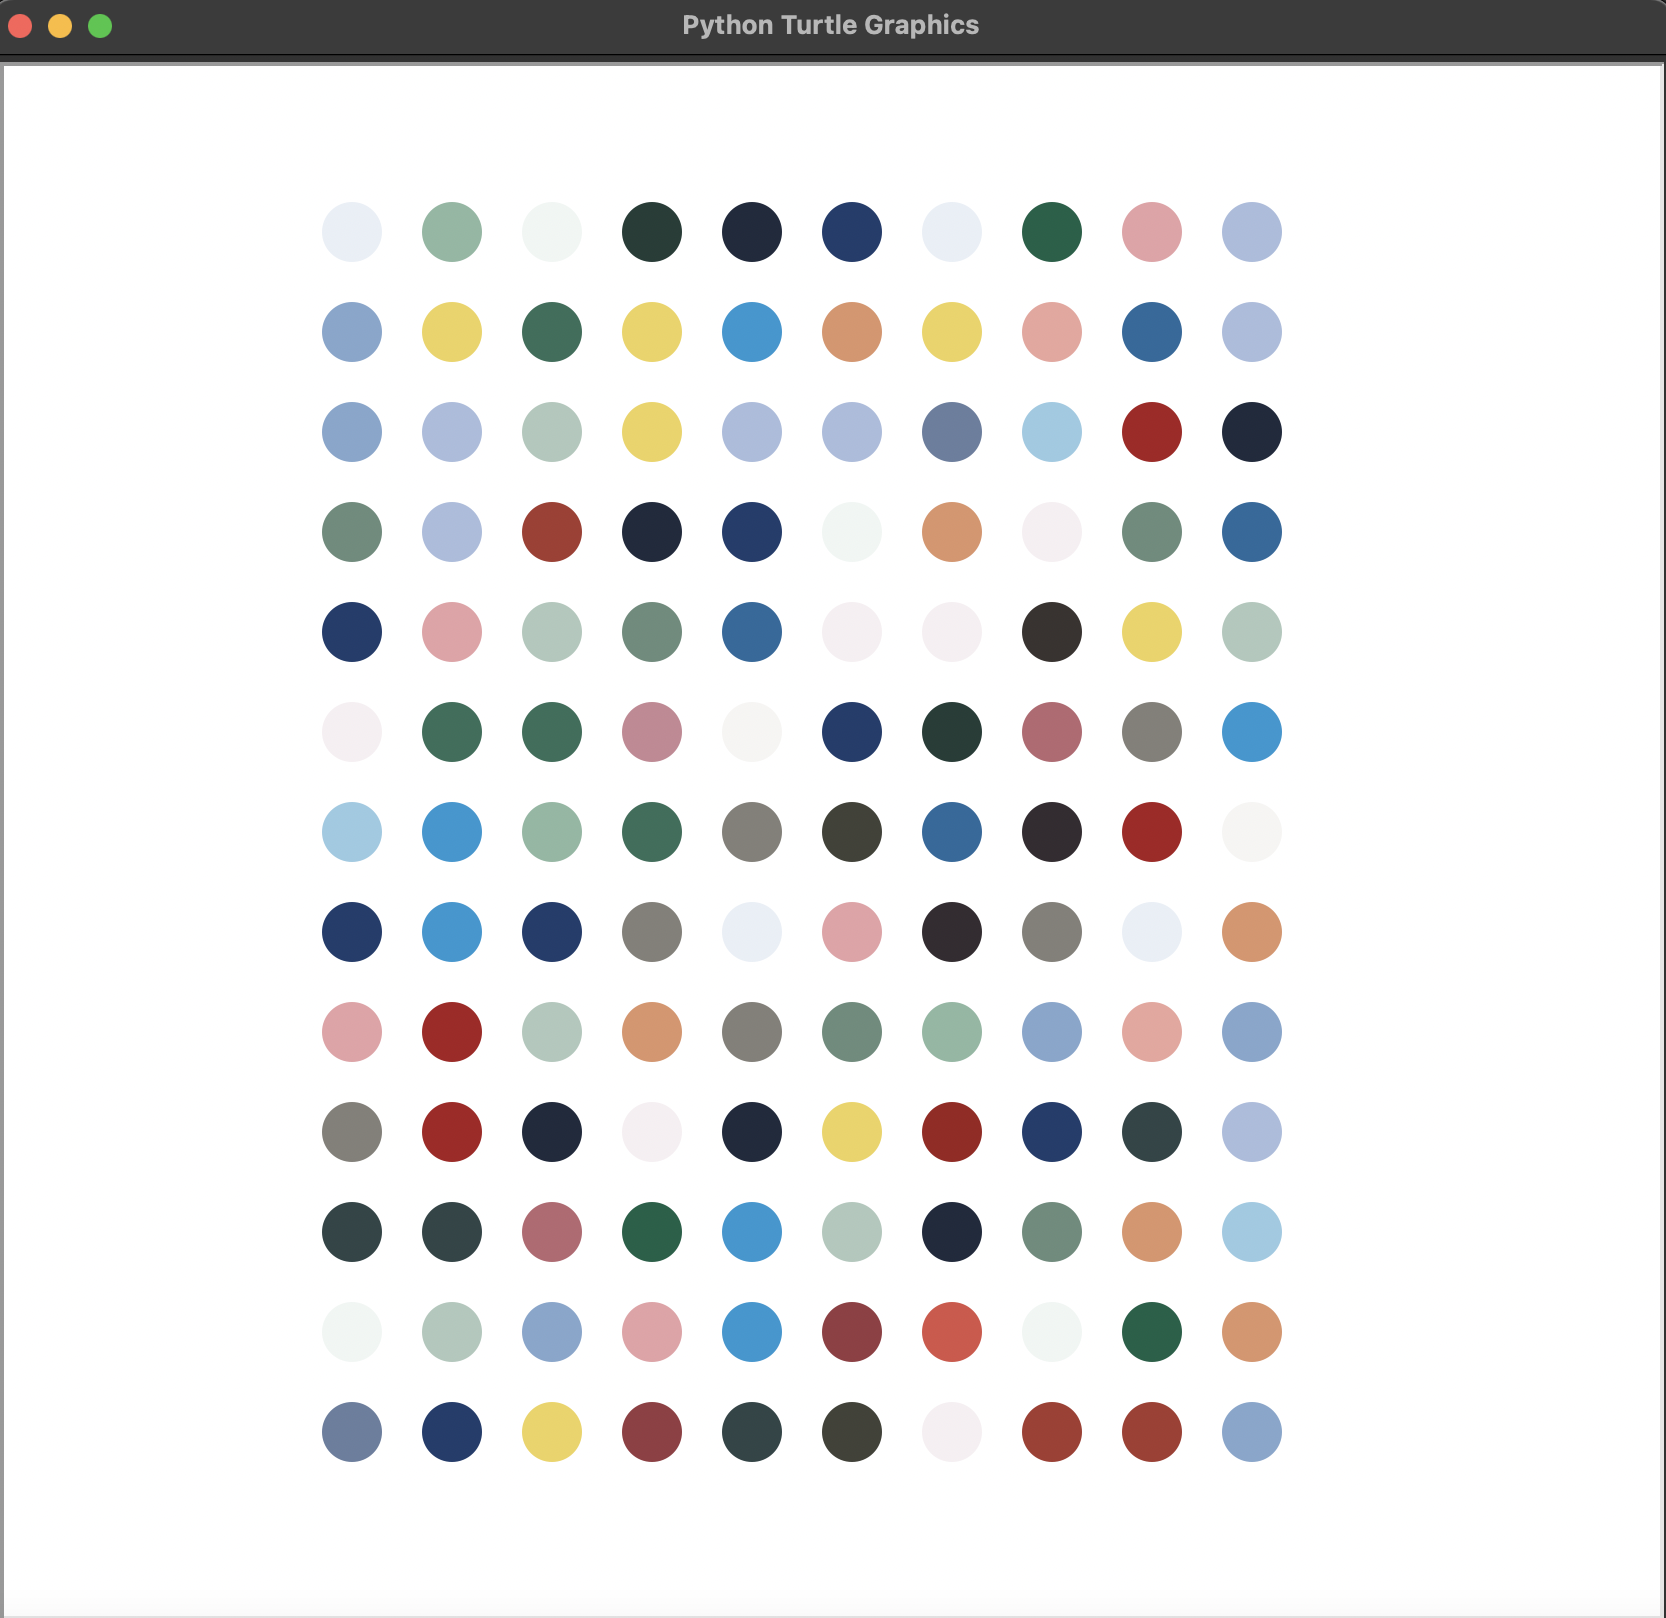

This figure's Python source:
import random

import colorgram
import turtle as t

tim = t.Turtle()
# It will allow us to provide custom colors
t.colormode(255)
tim.speed("fastest")
tim.penup()
tim.hideturtle()


def extract_colors(size):
    """Extract RGB Colors from the image"""
    colors = colorgram.extract('image.jpg', size)
    rgb_colors = []
    for color in colors:
        r = color.rgb.r
        g = color.rgb.g
        b = color.rgb.b
        new_color = (r, g, b)
        rgb_colors.append(new_color)
    return rgb_colors


def initialize_painting():
    """Initialize the Painting position"""
    tim.setheading(230)
    tim.forward(380)
    tim.setheading(0)


initialize_painting()
color_list = extract_colors(50)
number_of_dots = 130
for dot_count in range(1, number_of_dots + 1):
    tim.dot(30, random.choice(color_list))
    tim.forward(50)
    # Going back to starting point
    if dot_count % 10 == 0:
        tim.setheading(90)
        tim.forward(50)
        tim.setheading(180)
        tim.forward(500)
        tim.setheading(0)

screen = t.Screen()
screen.exitonclick()
